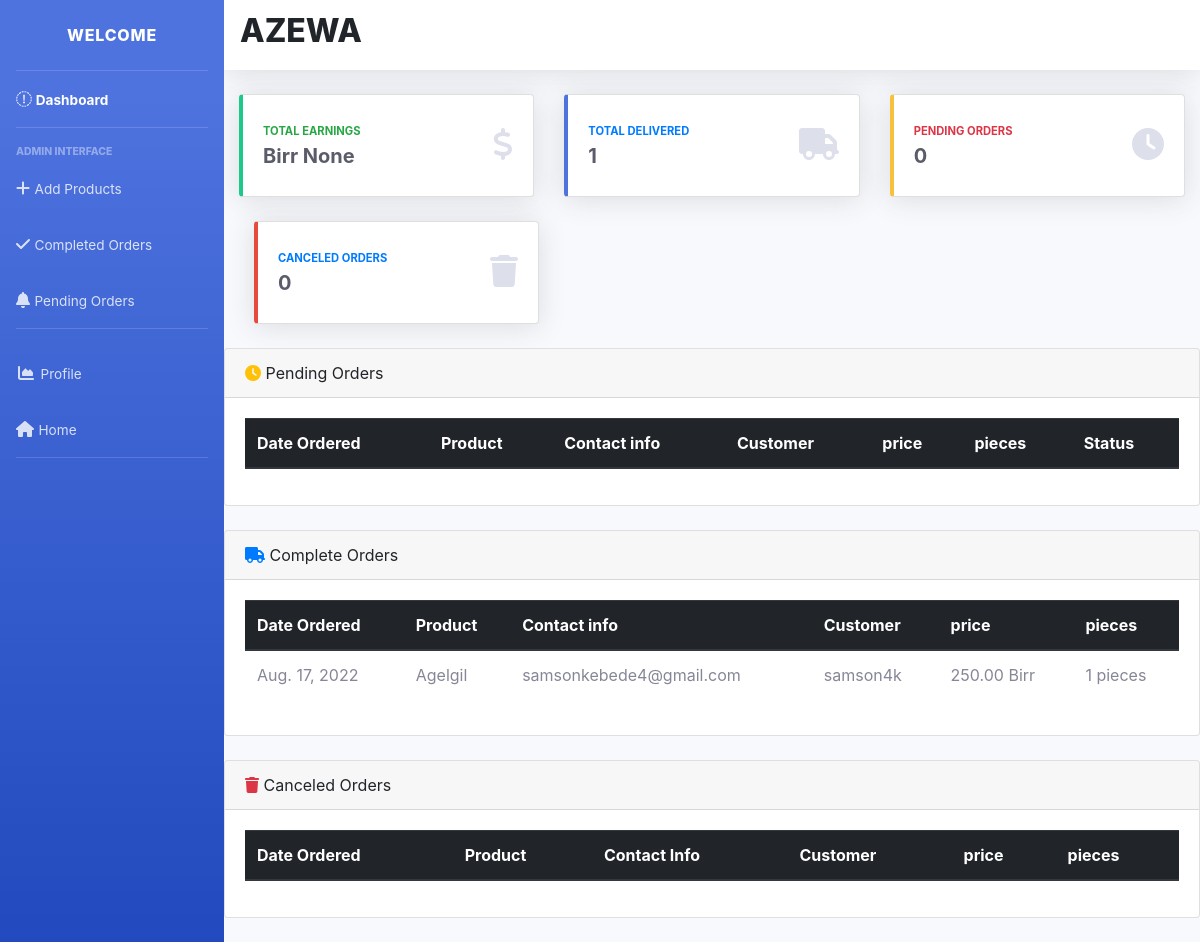
Before: /Dashboard/ (signed in) with the older database file.
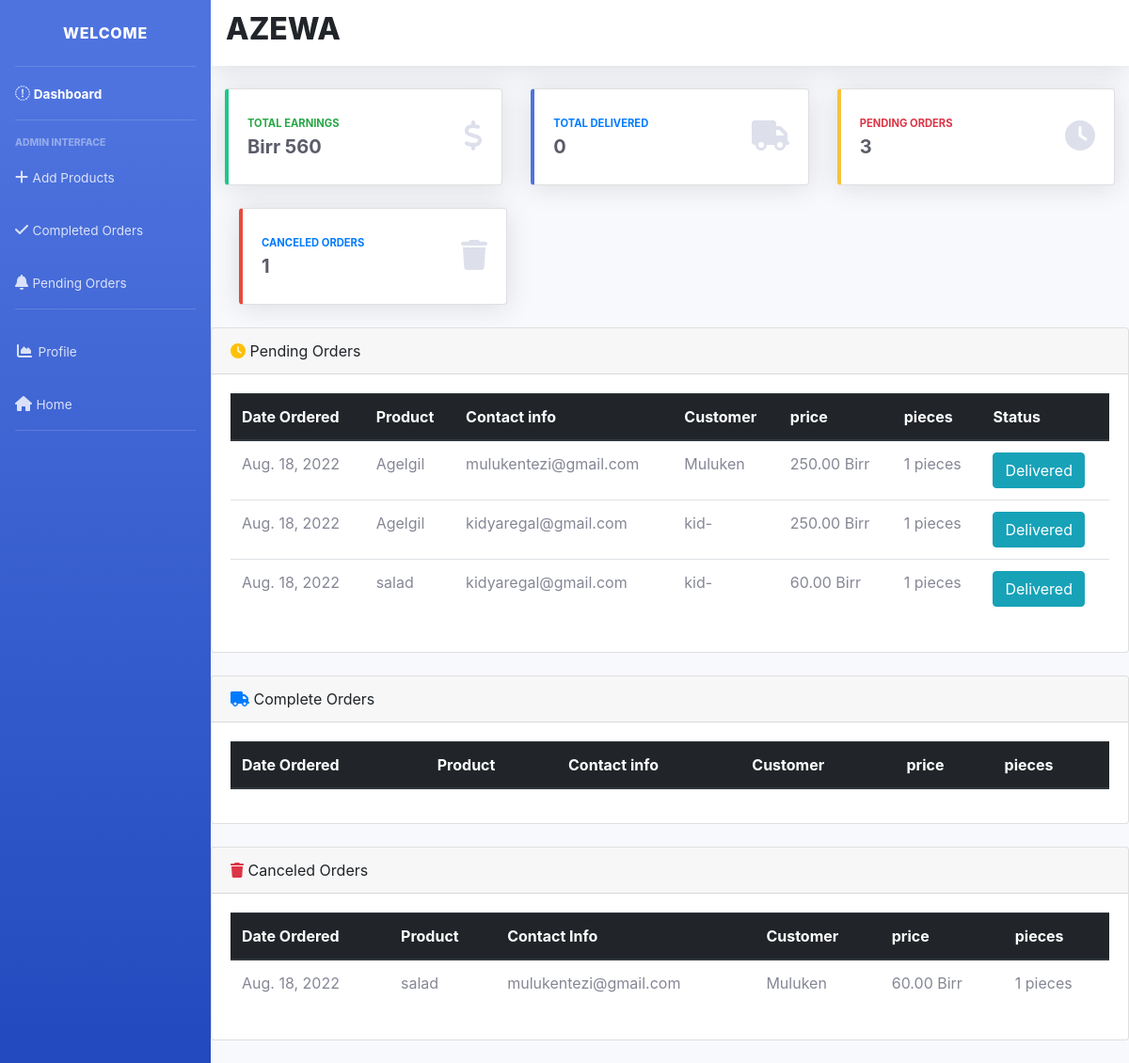
After: the same page with the newer database file.
### blog/models.py (models this page shows, shortened)
class OrderItem(models.Model):
    ORDER_STATUS = (
        ('Active', 'Active'),
        ('Delivered', 'Delivered'),
        ('Canceled', 'Canceled'),
    )
    Customer = models.ForeignKey(User, on_delete=models.CASCADE)
    product = models.ForeignKey(Post, on_delete=models.CASCADE)
    order = models.ForeignKey(Order,on_delete=models.CASCADE)
    quantity = models.PositiveIntegerField(default=1, null=True, blank=True)
    ordered_date = models.DateField(default=timezone.now)
    status = models.CharField(max_length=20, choices=ORDER_STATUS, default='Active')
    def __str__(self):
        return '%s' % (self.status)

class Post(models.Model):
    LABELS = (
        ('Best Selling Foods', 'Best Selling Foods'),
        ('New Food', 'New Food'),
        ('Spicy Foods', 'Spicy Foods'),
        ('Cultural Food', 'Cultural Food'),
        ('Fasting Food', 'Fasting Food'),
    )
    title = models.CharField(max_length=100,help_text='Enter the name of the food')
    content = models.TextField()
    date_posted = models.DateTimeField(default=timezone.now)
    author = models.ForeignKey(User, on_delete=models.CASCADE)
    slug = models.SlugField(default="foods")
    labels = models.CharField(max_length=25, default='New Food',choices=LABELS, blank=True)
    pieces = models.PositiveIntegerField(default=1)
    price = models.DecimalField(max_digits=10,decimal_places=2,default=0.00)
    image = models.ImageField(default='default.jpg', upload_to='images/')
    image2 = models.ImageField(default='default.jpg', upload_to='images/')
    def __str__(self) :
        return self.title

### blog/views.py (the view)
# urls.py: path('Dashboard/', views.dashbord, name='dashboard'),
@login_required
@staff_member_required
def dashbord(request):
    user=request.user
    pending=OrderItem.objects.filter(status='Active',order__restaurant=user).order_by('-id')
    print(pending)
    complete=OrderItem.objects.filter(status='Delivered',order__restaurant=request.user)
    Canceled=OrderItem.objects.filter(status='Canceled',order__restaurant=request.user)
    bill = pending.aggregate(Sum('product__price'))
    total = bill.get("product__price__sum")
    context={
        'pending':pending,
        'complete':complete,
        'Canceled':Canceled,
        'total':total
    }
    if request.method == 'POST':
        order=OrderItem.objects.filter(status='Active',order__restaurant=request.user, id=request.POST['id'])
        print(order)
        order.update(status='Delivered')
    return render(request,'blog/dashboard.html',context)

### blog/templates/blog/dashboard.html (shortened to what the changed rows need)
{%block content%}
{% load static %}
<!DOCTYPE html>
<html lang="en">
<head>
   <link href="https://cdnjs.cloudflare.com/ajax/libs/font-awesome/5.15.0/css/all.min.css" rel="stylesheet">
   <link href="{% static 'blog/owl.carousel.min.css'%}" type="text/css" rel="stylesheet">
    <link href="{% static 'blog/style.css'%}" type="text/css" rel="stylesheet">
  <link href="{% static 'blog/sb-admin-2.min.css'%}" rel="stylesheet">
  <link rel="stylesheet" type="text/css" href="{% static 'blog/sb-admin-2.min.css' %}">
  <link rel="stylesheet" href="https://maxcdn.bootstrapcdn.com/bootstrap/4.0.0/css/bootstrap.min.css">
</head>
<body id="page-top">
  <div id ="wrapper">
    <div id="content-wrapper" class="d-flex flex-column">
      <div id="content">
        <nav class="navbar navbar-expand navbar-light bg-white topbar mb-4 static-top shadow">
          <h2 class="text-center">{{user|upper}}<h3>
        </nav>
        <div class="container-fluid">
          <div class="row">
            <div class="col-xl-4 col-md-4 mb-4">
              <div class="card border-left-success shadow h-100 py-2">
                <div class="card-body">
                  <div class="row no-gutters align-items-center">
                    <div class="col mr-2">
                      <div class="text-xs font-weight-bold text-success text-uppercase mb-1">Total Earnings</div>
                      <div class="h5 mb-0 font-weight-bold text-gray-800">Birr {{total}}</div>
                    </div>
                  </div>
                </div>
              </div>
            </div>
            <div class="col-xl-4 col-md-4 mb-4">
              <div class="card border-left-primary shadow h-100 py-2">
                <div class="card-body">
                  <div class="row no-gutters align-items-center">
                    <div class="col mr-2">
                      <div class="text-xs font-weight-bold text-primary text-uppercase mb-1">Total Delivered</div>
                      <div class="h5 mb-0 font-weight-bold text-gray-800">{{ complete.count }}</div>
                    </div>
                  </div>
                </div>
              </div>
            </div>
            <div class="col-xl-4 col-md-4 mb-4">
              <div class="card border-left-warning shadow h-100 py-2">
                <div class="card-body">
                  <div class="row no-gutters align-items-center">
                    <div class="col mr-2">
                      <div class="text-xs font-weight-bold text-danger text-uppercase mb-1">Pending Orders</div>
                      <div class="h5 mb-0 font-weight-bold text-gray-800">{{pending.count}}</div>
                    </div>
                  </div>
                </div>
              </div>
            </div>
          </div>
          <div class="col-xl-4 col-md-4 mb-4">
            <div class="card border-left-danger shadow h-100 py-2">
              <div class="card-body">
                <div class="row no-gutters align-items-center">
                  <div class="col mr-2">
                    <div class="text-xs font-weight-bold text-primary text-uppercase mb-1">Canceled Orders</div>
                    <div class="h5 mb-0 font-weight-bold text-gray-800">{{ Canceled.count }}</div>
                  </div>
                </div>
              </div>
            </div>
          </div>
          </div>
        <div class="card mb-4">
          <div class="card-body">
              <table id="datatablesSimple" class="table table-hover">
                  <thead class="thead-dark">
                      <tr>
                          <th>Date Ordered</th>
                          <th>Product</th>
                          <th>Contact info</th>
                          <th>Customer</th>
                          <th>price</th>
                          <th>pieces</th>
                          <th>Status</th>
                      </tr>
                  </thead>
                  <tbody>
                    {%for item in pending%}
                      <tr>
                          <td>{{ item.ordered_date }}</td>
                          <td>{{ item.product }}</td>
                          <td>{{ item.Customer.email }}</td>
                          <td>{{item.Customer}}</td>
                          <td>{{ item.product.price }} Birr</td>
                          <td>{{ item.product.pieces }} pieces</td>
                          <form method="POST" action="">
                            <td><button  type="submit" class="btn btn-info" href="">Delivered</button></td>
                          </form>
                      </tr>
                    {%endfor%}
                  </tbody>
              </table>
          </div>
      </div>
        <div class="card mb-4">
          <div class="card-body">
              <table id="datatablesSimple" class="table table-hover">
                  <thead class="thead-dark">
                      <tr>
                          <th>Date Ordered</th>
                          <th>Product</th>
                          <th>Contact info</th>
                          <th>Customer</th>
                          <th>price</th>
                          <th>pieces</th>
                      </tr>
                  </thead>
                  <tbody>
                    {%for item in complete%}
                      <tr>
                          <td>{{ item.ordered_date }}</td>
                          <td>{{ item.product }}</td>
                          <td>{{ item.Customer.email }}</td>
                          <td>{{item.Customer}}</td>
                          <td>{{ item.product.price }} Birr</td>
                          <td>{{ item.product.pieces }} pieces</td>
                      </tr>
                    {%endfor%}
                  </tbody>
              </table>
          </div>
      </div>
        <div class="card mb-4">
          <div class="card-body">
              <table id="datatablesSimple" class="table table-hover">
                  <thead class="thead-dark">
                      <tr>
                          <th>Date Ordered</th>
                          <th>Product</th>
                          <th>Contact Info</th>
                          <th>Customer</th>
                          <th>price</th>
                          <th>pieces</th>
                      </tr>
                  </thead>
                  <tbody>
                    {%for item in Canceled%}
                      <tr>
                          <td>{{ item.ordered_date }}</td>
                          <td>{{ item.product }}</td>
                          <td>{{ item.Customer.email }}</td>
                          <td>{{ item.Customer}}</td>
                          <td>{{ item.product.price }} Birr</td>
                          <td>{{ item.product.pieces }} pieces</td>
                      </tr>
                    {%endfor%}
                  </tbody>
              </table>
          </div>
      </div>
  </div>
  </body>
</html>
{%endblock content%}

Changed rows visible on the page:
removed OrderItem: ordered_date "Aug. 17, 2022", product "Agelgil", Customer.email "samsonkebede4@gmail.com", Customer "samson4k", product.price "250.00", product.pieces "1", shown under "AZEWA"
added OrderItem: ordered_date "Aug. 18, 2022", product "Agelgil", Customer.email "mulukentezi@gmail.com", Customer "Muluken", product.price "250.00", product.pieces "1", shown under "AZEWA"
added OrderItem: ordered_date "Aug. 18, 2022", product "Agelgil", Customer.email "kidyaregal@gmail.com", Customer "kid-", product.price "250.00", product.pieces "1", shown under "AZEWA"
added OrderItem: ordered_date "Aug. 18, 2022", product "salad", Customer.email "kidyaregal@gmail.com", Customer "kid-", product.price "60.00", product.pieces "1", shown under "AZEWA"
added OrderItem: ordered_date "Aug. 18, 2022", product "salad", Customer.email "mulukentezi@gmail.com", Customer "Muluken", product.price "60.00", product.pieces "1"
Other visible differences:
{{ total }}: "None" → "560"
{{ complete.count }}: "1" → "0"
{{ pending.count }}: "0" → "3"
{{ Canceled.count }}: "0" → "1"
